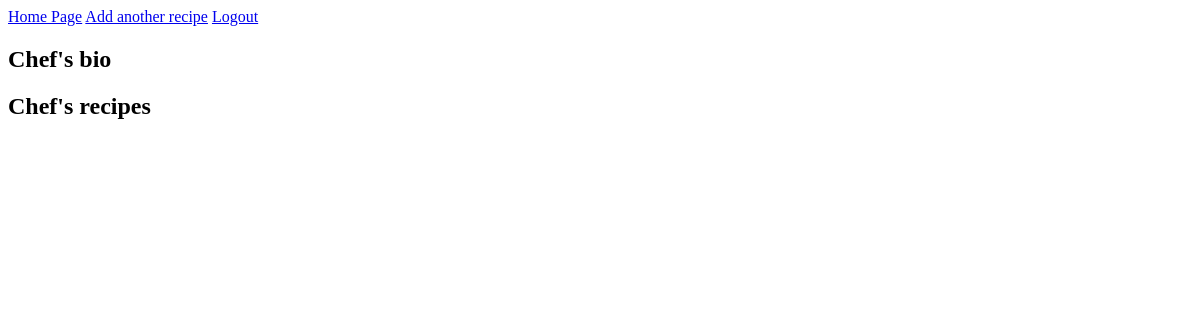
Page /author/2/ on the earlier database version.
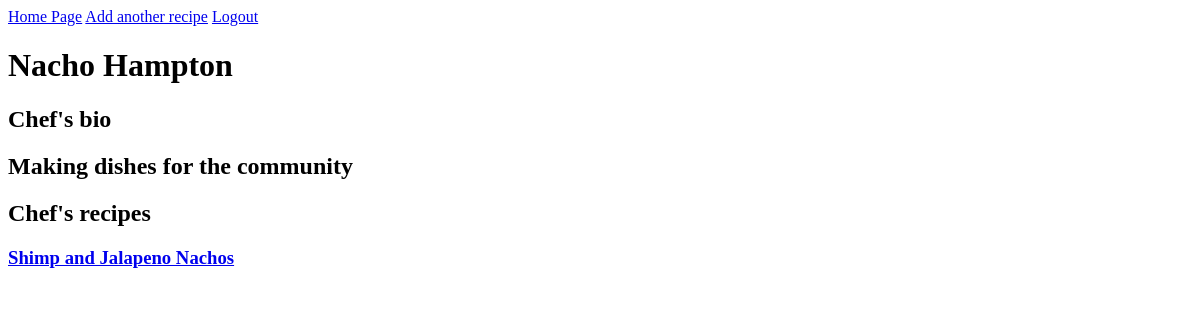
Same page on the later database version.
### recipebox/models.py (models this page shows, shortened)
class Author(models.Model):
    user = models.OneToOneField(User, on_delete=models.CASCADE)
    name = models.CharField(max_length=50)
    bio = models.TextField(blank=True, null=True)

class Recipe(models.Model):
    author = models.ForeignKey(Author, on_delete=models.CASCADE)
    title = models.CharField(max_length=100)
    ingredients = models.TextField(default='')
    instructions = models.TextField()
    time_required = models.IntegerField(default=1)
    description = models.TextField()
    post_date = models.DateTimeField(default=timezone.now)

### recipebox/views.py (the view)
# urls.py: path('author/<int:id>/', views.author_view),
def author_view(request, id):
    html = 'author.html'
    author = Author.objects.filter(id=id)
    author_recipe = Recipe.objects.filter(author=id)
    return render(request, html,
                  {'author': author, 'author_recipe': author_recipe})

### recipebox/templates/author.html
{% load static %}
<head>
    <link rel='stylesheet' type='text/css' href='{% static "css/main.css" %}'>
</head>
<a href='/'>Home Page</a>
<a href='/recipeform/'>Add another recipe</a>
<a href='/logout/'>Logout</a>
{% for info in author %}
    <h1>{{info.name}}</h1>
{% endfor %}
<h2>Chef's bio</h2>
{% for info in author %}
    <h2>{{info.bio}}</h2>
{% endfor %}
<h2>Chef's recipes</h2>
{% for item in author_recipe %}
    <h3><a href = '/recipe/{{item.id}}/'>{{item.title}}</a></h3>
{% endfor %}

Differences in the rows shown:
added Author: name "Nacho Hampton", bio "Making dishes for the community"
added Recipe: title "Shimp and Jalapeno Nachos"
